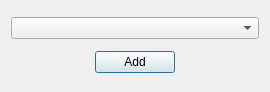
<?xml version="1.0" encoding="UTF-8"?>
<ui version="4.0">
 <class>adduser</class>
 <widget class="QDialog" name="adduser">
  <property name="geometry">
   <rect>
    <x>0</x>
    <y>0</y>
    <width>270</width>
    <height>92</height>
   </rect>
  </property>
  <property name="windowTitle">
   <string>Assign User</string>
  </property>
  <layout class="QVBoxLayout" name="verticalLayout">
   <item>
    <widget class="QComboBox" name="adduser_combobox"/>
   </item>
   <item>
    <layout class="QHBoxLayout" name="horizontalLayout">
     <item>
      <spacer name="horizontalSpacer">
       <property name="orientation">
        <enum>Qt::Horizontal</enum>
       </property>
       <property name="sizeHint" stdset="0">
        <size>
         <width>40</width>
         <height>20</height>
        </size>
       </property>
      </spacer>
     </item>
     <item>
      <widget class="QPushButton" name="adduser_add_button">
       <property name="text">
        <string>Add</string>
       </property>
      </widget>
     </item>
     <item>
      <spacer name="horizontalSpacer_2">
       <property name="orientation">
        <enum>Qt::Horizontal</enum>
       </property>
       <property name="sizeHint" stdset="0">
        <size>
         <width>40</width>
         <height>20</height>
        </size>
       </property>
      </spacer>
     </item>
    </layout>
   </item>
  </layout>
 </widget>
 <resources/>
 <connections/>
</ui>
